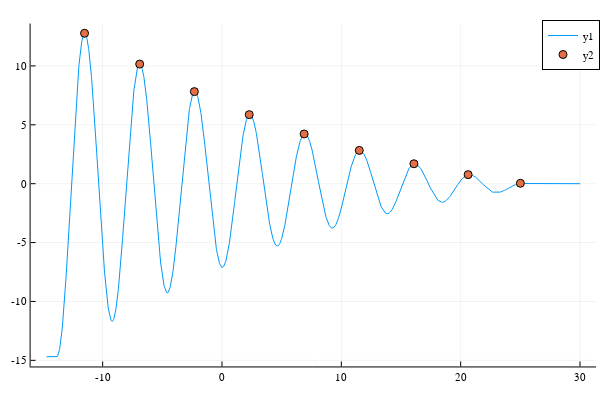

Notebook cell for this chart:
### Markdown cell above
### Gögn 2, Mæling á θ yfir tíma með málmskífu
Með hápunktum og y-ás hliðraður

### Code cell
data2 = CSV.read("data2.csv", DataFrame)

data2 = data2 .- data2[end,2]

plot(data2[!,1], data2[!,2])

peaks = findmaxima(data2[!,2])
peaks = peaks[1][peaks[2] .> -10]

scatter!(data2[peaks,1],data2[peaks,2])

### Figure 1 — Plotly figure (JSON) as saved in the notebook; plotly's stock layout.template omitted (floating-point values rounded to 4 significant figures; data arrays with more than 128 entries replaced by an {"elided": "..."} marker saying what was removed)
{"data": [{"colorbar": {"title": ""}, "legendgroup": "y1", "line": {"color": "rgba(0, 154, 250, 1.000)", "dash": "solid", "shape": "linear", "width": 1}, "mode": "lines", "name": "y1", "showlegend": true, "type": "scatter", "x": {"elided": "2236 float values"}, "xaxis": "x", "y": {"elided": "2236 float values"}, "yaxis": "y", "zmax": null, "zmin": null}, {"colorbar": {"title": ""}, "legendgroup": "y2", "marker": {"color": "rgba(227, 111, 71, 1.000)", "line": {"color": "rgba(0, 0, 0, 1.000)", "width": 1}, "size": 8, "symbol": "circle"}, "mode": "markers", "name": "y2", "showlegend": true, "type": "scatter", "x": [-11.52, -6.896, -2.316, 2.284, 6.884, 11.5, 16.08, 20.62, 25.0], "xaxis": "x", "y": [12.78, 10.16, 7.819, 5.864, 4.223, 2.827, 1.693, 0.768, 0.035], "yaxis": "y", "zmax": null, "zmin": null}], "layout": {"annotations": [], "height": 400, "legend": {"bgcolor": "rgba(255, 255, 255, 1.000)", "bordercolor": "rgba(0, 0, 0, 1.000)", "borderwidth": 1, "font": {"color": "rgba(0, 0, 0, 1.000)", "family": "sans-serif", "size": 11}, "title": {"font": {"color": "rgba(0, 0, 0, 1.000)", "family": "sans-serif", "size": 15}, "text": ""}, "tracegroupgap": 0, "traceorder": "normal", "x": 1, "xanchor": "auto", "y": 1, "yanchor": "auto"}, "margin": {"b": 20, "l": 0, "r": 0, "t": 20}, "paper_bgcolor": "rgba(255, 255, 255, 1.000)", "plot_bgcolor": "rgba(255, 255, 255, 1.000)", "showlegend": true, "width": 600, "xaxis": {"anchor": "y", "domain": [0.05101, 0.9934], "gridcolor": "rgba(0, 0, 0, 0.100)", "gridwidth": 0.5, "linecolor": "rgba(0, 0, 0, 1.000)", "mirror": false, "range": [-16.04, 31.35], "showgrid": true, "showline": true, "showticklabels": true, "tickangle": 0, "tickcolor": "rgb(0, 0, 0)", "tickfont": {"color": "rgba(0, 0, 0, 1.000)", "family": "sans-serif", "size": 11}, "tickmode": "array", "ticks": "inside", "ticktext": ["-10", "0", "10", "20", "30"], "tickvals": [-10, 0, 10, 20, 30], "title": "", "titlefont": {"color": "rgba(0, 0, 0, 1.000)", "family": "sans-serif", "size": 15}, "type": "-", "visible": true, "zeroline": false, "zerolinecolor": "rgba(0, 0, 0, 1.000)"}, "yaxis": {"anchor": "x", "domain": [0.03762, 0.9902], "gridcolor": "rgba(0, 0, 0, 0.100)", "gridwidth": 0.5, "linecolor": "rgba(0, 0, 0, 1.000)", "mirror": false, "range": [-15.52, 13.6], "showgrid": true, "showline": true, "showticklabels": true, "tickangle": 0, "tickcolor": "rgb(0, 0, 0)", "tickfont": {"color": "rgba(0, 0, 0, 1.000)", "family": "sans-serif", "size": 11}, "tickmode": "array", "ticks": "inside", "ticktext": ["-15", "-10", "-5", "0", "5", "10"], "tickvals": [-15, -10, -5, 0, 5, 10], "title": "", "titlefont": {"color": "rgba(0, 0, 0, 1.000)", "family": "sans-serif", "size": 15}, "type": "-", "visible": true, "zeroline": false, "zerolinecolor": "rgba(0, 0, 0, 1.000)"}}}
